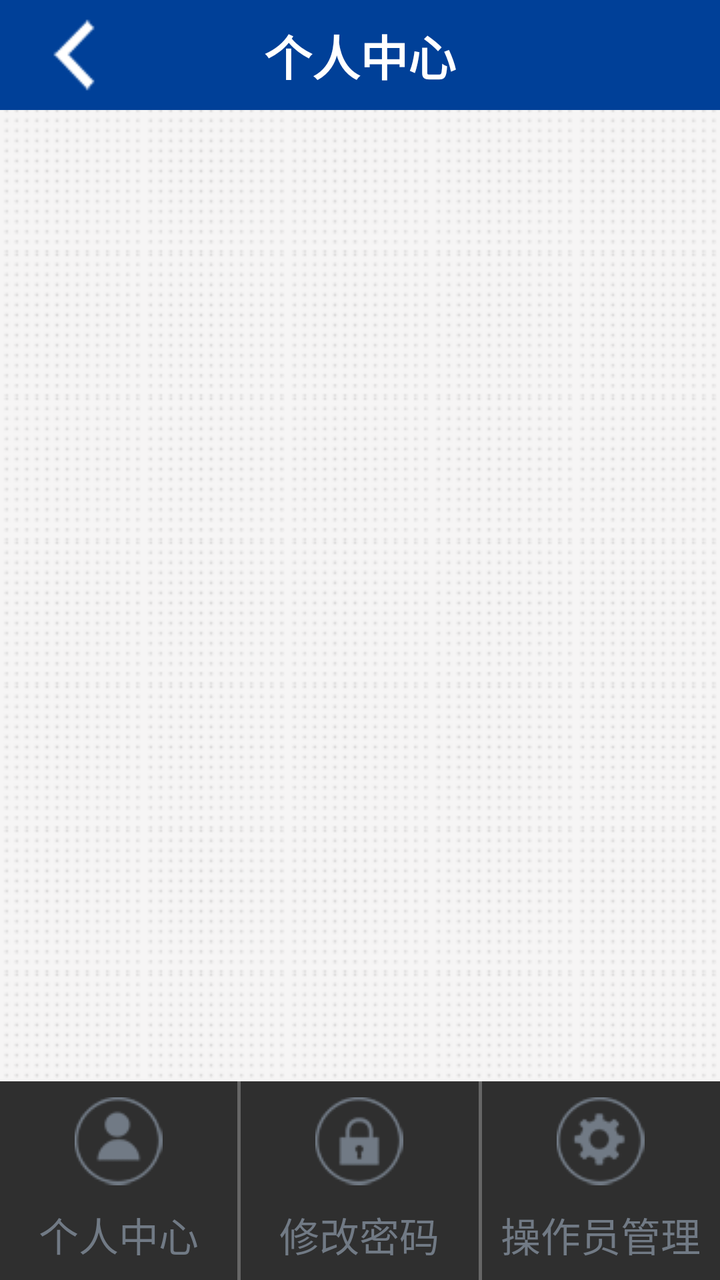
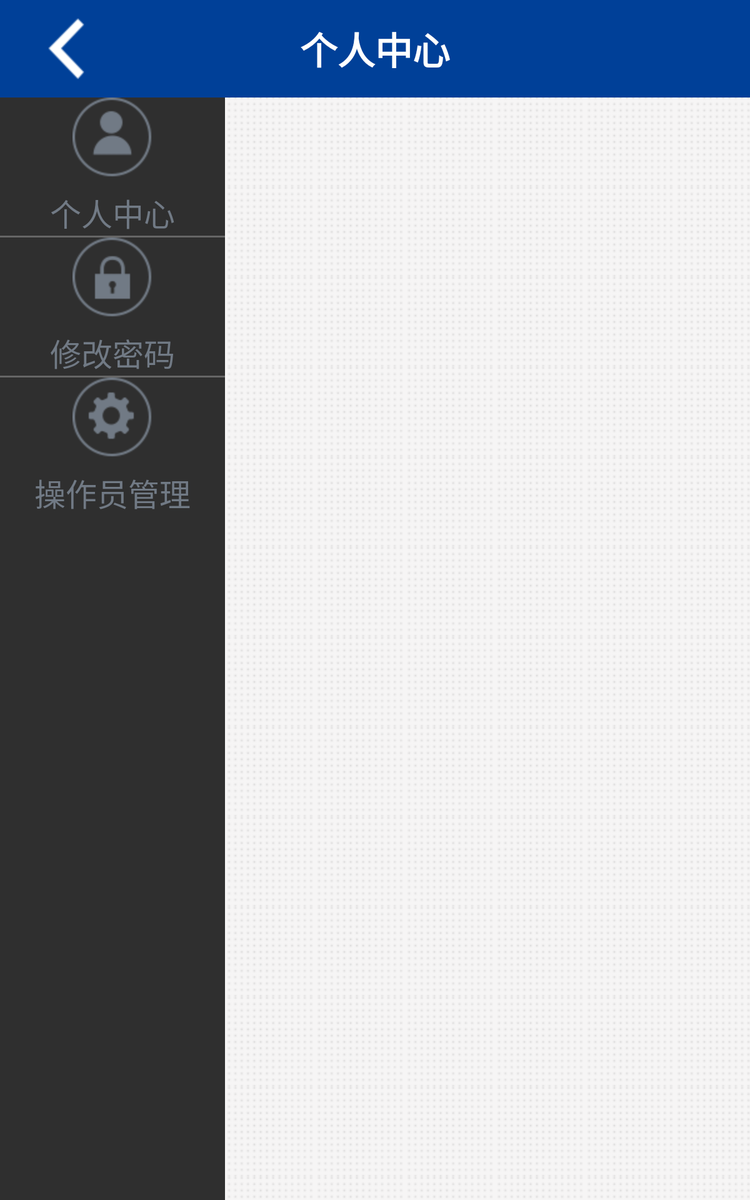

One screen, two layout resources from the same app: the default and the author's alternative for another configuration. Each is rendered where Android would select it; the XML of both is given below.
<!-- AndroidManifest.xml: application theme android:Theme.NoTitleBar.Fullscreen -->
<!-- res/layout/activity_user_center.xml -->
<?xml version="1.0" encoding="utf-8"?>
<LinearLayout xmlns:android="http://schemas.android.com/apk/res/android"
              android:layout_width="match_parent"
              android:layout_height="match_parent"
              android:orientation="vertical">

    <RelativeLayout
        android:layout_width="match_parent"
        android:layout_height="wrap_content"
        android:background="#004098">

        <ImageButton
            android:id="@+id/back_btn"
            android:layout_width="wrap_content"
            android:layout_height="wrap_content"
            android:background="@null"
            android:src="@drawable/selector_back_btn"/>


        <TextView
            android:id="@+id/title_show"
            android:layout_width="wrap_content"
            android:layout_height="wrap_content"
            android:layout_centerInParent="true"
            android:text="个人中心"
            android:textColor="@android:color/white"
            android:textSize="@dimen/font_large"
            android:textStyle="bold"/>

        <ImageButton
            android:id="@+id/add_oper_btn"
            android:layout_width="wrap_content"
            android:layout_height="wrap_content"
            android:layout_alignParentRight="true"
            android:background="@null"
            android:src="@drawable/selector_add_oper_btn"
            android:visibility="gone"/>
    </RelativeLayout>

    <FrameLayout
        android:id="@+id/frag_container"
        android:layout_width="match_parent"
        android:layout_height="0dp"
        android:layout_weight="1"
        android:background="@drawable/repeat_bg">
    </FrameLayout>

    <LinearLayout
        android:layout_width="match_parent"
        android:layout_height="wrap_content"
        android:background="#2f2f2f"
        android:orientation="vertical">

        <RadioGroup
            android:id="@+id/radio_group"
            android:layout_width="match_parent"
            android:layout_height="match_parent"
            android:layout_gravity="center_vertical"
            android:orientation="horizontal">

            <RadioButton
                android:id="@+id/user_center_btn"
                style="@style/UserCenterTabButton"
                android:drawableTop="@drawable/selector_user_center_btn"
                android:text="个人中心"/>

            <View
                android:layout_width="@dimen/common_divider_size"
                android:layout_height="match_parent"
                android:background="#666666"/>


            <RadioButton
                android:id="@+id/modify_pwd_btn"
                style="@style/UserCenterTabButton"
                android:drawableTop="@drawable/selector_modify_pwd_btn"
                android:text="修改密码"/>

            <View
                android:layout_width="@dimen/common_divider_size"
                android:layout_height="match_parent"
                android:background="#666666"/>

            <RadioButton
                android:id="@+id/oper_manag_btn"
                style="@style/UserCenterTabButton"
                android:drawableTop="@drawable/selector_oper_manager_btn"
                android:text="操作员管理"/>

        </RadioGroup>


    </LinearLayout>


</LinearLayout>
<!-- resources referenced by this layout -->
<resources>
  <dimen name="common_divider_size">1.5dp</dimen>
  <dimen name="font_large">24sp</dimen>
  <!-- drawable repeat_bg (drawable) -->
  <?xml version="1.0" encoding="utf-8"?>
  <bitmap xmlns:android="http://schemas.android.com/apk/res/android"
          android:src="@drawable/bg1"
          android:tileMode="repeat">
  
  </bitmap>
  <!-- drawable selector_add_oper_btn (drawable) -->
  <?xml version="1.0" encoding="utf-8"?>
  <selector xmlns:android="http://schemas.android.com/apk/res/android">
      <item android:drawable="@drawable/icon_add_pre" android:state_pressed="true"/>
      <item android:drawable="@drawable/icon_add" android:state_pressed="false"/>
  
  </selector>
  <!-- drawable selector_back_btn (drawable) -->
  <?xml version="1.0" encoding="utf-8"?>
  <selector xmlns:android="http://schemas.android.com/apk/res/android">
      <item android:drawable="@drawable/icon_back_pre" android:state_pressed="true"/>
      <item android:drawable="@drawable/icon_back" android:state_pressed="false"/>
  
  </selector>
  <!-- drawable selector_modify_pwd_btn (drawable) -->
  <?xml version="1.0" encoding="utf-8"?>
  <selector xmlns:android="http://schemas.android.com/apk/res/android">
  
      <item android:drawable="@drawable/icon_xgmm_pre" android:state_checked="true"/>
      <item android:drawable="@drawable/icon_xgmm" android:state_checked="false"/>
  
  </selector>
  <!-- drawable selector_oper_manager_btn (drawable) -->
  <?xml version="1.0" encoding="utf-8"?>
  <selector xmlns:android="http://schemas.android.com/apk/res/android">
  
      <item android:drawable="@drawable/icon_czygl_pre" android:state_checked="true"/>
      <item android:drawable="@drawable/icon_czygl" android:state_checked="false"/>
  
  </selector>
  <!-- drawable selector_user_center_btn (drawable) -->
  <?xml version="1.0" encoding="utf-8"?>
  <selector xmlns:android="http://schemas.android.com/apk/res/android">
  
      <item android:drawable="@drawable/icon_grzx_pre" android:state_checked="true"/>
      <item android:drawable="@drawable/icon_grzx" android:state_checked="false"/>
  </selector>
  <style name="UserCenterTabButton">
          <item name="android:layout_width">0dp</item>
          <item name="android:layout_height">wrap_content</item>
          <item name="android:layout_weight">1</item>
          <item name="android:drawablePadding">10dp</item>
          <item name="android:button">@null</item>
          <item name="android:textColor">@color/selector_user_center_radio_text</item>
          <item name="android:textSize">@dimen/font_medium</item>
          <item name="android:gravity">center</item>
          <item name="android:paddingTop">8dp</item>
          <item name="android:paddingBottom">8dp</item>
      </style>
  <!-- drawable bg1: png bitmap (drawable, 2572 bytes) -->
  <!-- drawable icon_add_pre: png bitmap (drawable, 3382 bytes) -->
  <!-- drawable icon_add: png bitmap (drawable, 3366 bytes) -->
  <!-- drawable icon_back_pre: png bitmap (drawable, 3355 bytes) -->
  <!-- drawable icon_back: png bitmap (drawable, 3342 bytes) -->
  <!-- drawable icon_xgmm_pre: png bitmap (drawable, 3984 bytes) -->
  <!-- drawable icon_xgmm: png bitmap (drawable, 3997 bytes) -->
  <!-- drawable icon_czygl_pre: png bitmap (drawable, 4155 bytes) -->
  <!-- drawable icon_czygl: png bitmap (drawable, 4175 bytes) -->
  <!-- drawable icon_grzx_pre: png bitmap (drawable, 4003 bytes) -->
  <!-- drawable icon_grzx: png bitmap (drawable, 4005 bytes) -->
  <dimen name="font_medium">20sp</dimen>
</resources>
<!-- res/layout-sw600dp/activity_user_center.xml (the author's variant of the layout above) -->
<!-- drawn on a 7-inch tablet held upright -->
<?xml version="1.0" encoding="utf-8"?>
<LinearLayout xmlns:android="http://schemas.android.com/apk/res/android"
              android:layout_width="match_parent"
              android:layout_height="match_parent"
              android:orientation="vertical">

    <RelativeLayout
        android:layout_width="match_parent"
        android:layout_height="wrap_content"
        android:background="#004098">

        <ImageButton
            android:id="@+id/back_btn"
            android:layout_width="wrap_content"
            android:layout_height="wrap_content"
            android:background="@null"
            android:src="@drawable/selector_back_btn"/>


        <TextView
            android:id="@+id/title_show"
            android:layout_width="wrap_content"
            android:layout_height="wrap_content"
            android:layout_centerInParent="true"
            android:text="个人中心"
            android:textColor="@android:color/white"
            android:textSize="@dimen/font_large"
            android:textStyle="bold"/>

        <ImageButton
            android:id="@+id/add_oper_btn"
            android:layout_width="wrap_content"
            android:layout_height="wrap_content"
            android:layout_alignParentRight="true"
            android:background="@null"
            android:src="@drawable/selector_add_oper_btn"
            android:visibility="gone"/>
    </RelativeLayout>

    <LinearLayout
        android:layout_width="match_parent"
        android:layout_height="wrap_content"
        android:layout_weight="1"
        android:background="#2f2f2f"
        android:orientation="horizontal">

        <RadioGroup
            android:id="@+id/radio_group"
            android:layout_width="@dimen/user_center_tab_width"
            android:layout_height="match_parent"
            android:layout_gravity="center_vertical"
            android:orientation="vertical">

            <RadioButton
                android:id="@+id/user_center_btn"
                android:layout_width="match_parent"
                android:layout_height="wrap_content"
                android:button="@null"
                android:drawablePadding="10dp"
                android:drawableTop="@drawable/selector_user_center_btn"
                android:gravity="center"
                android:text="个人中心"
                android:textColor="@color/selector_user_center_radio_text"
                android:textSize="@dimen/font_medium"/>

            <View
                android:layout_width="match_parent"
                android:layout_height="@dimen/common_divider_size"
                android:background="#666666"/>


            <RadioButton
                android:id="@+id/modify_pwd_btn"
                android:layout_width="match_parent"
                android:layout_height="wrap_content"
                android:button="@null"
                android:drawablePadding="10dp"
                android:drawableTop="@drawable/selector_modify_pwd_btn"

                android:gravity="center"
                android:text="修改密码"
                android:textColor="@color/selector_user_center_radio_text"
                android:textSize="@dimen/font_medium"/>

            <View
                android:layout_width="match_parent"
                android:layout_height="@dimen/common_divider_size"
                android:background="#666666"/>

            <RadioButton
                android:id="@+id/oper_manag_btn"
                android:layout_width="match_parent"
                android:layout_height="wrap_content"
                android:button="@null"
                android:drawablePadding="10dp"
                android:drawableTop="@drawable/selector_oper_manager_btn"
                android:gravity="center"
                android:text="操作员管理"
                android:textColor="@color/selector_user_center_radio_text"
                android:textSize="@dimen/font_medium"/>

        </RadioGroup>


        <FrameLayout
            android:id="@+id/frag_container"
            android:layout_width="0dp"
            android:layout_height="match_parent"
            android:layout_weight="1"
            android:background="@drawable/repeat_bg">

        </FrameLayout>


    </LinearLayout>


</LinearLayout>
<!-- resources referenced by the variant -->
<!-- as a 7-inch tablet held upright resolves them -->
<resources>
  <dimen name="common_divider_size">1.5dp</dimen>
  <!-- from res/values-sw600dp/ -->
  <dimen name="font_large">30sp</dimen>
  <!-- from res/values-sw600dp/ -->
  <dimen name="font_medium">25sp</dimen>
  <!-- from res/values-sw600dp/ -->
  <dimen name="user_center_tab_width">180dp</dimen>
  <!-- drawable repeat_bg (drawable) -->
  <?xml version="1.0" encoding="utf-8"?>
  <bitmap xmlns:android="http://schemas.android.com/apk/res/android"
          android:src="@drawable/bg1"
          android:tileMode="repeat">
  
  </bitmap>
  <!-- drawable selector_add_oper_btn (drawable) -->
  <?xml version="1.0" encoding="utf-8"?>
  <selector xmlns:android="http://schemas.android.com/apk/res/android">
      <item android:drawable="@drawable/icon_add_pre" android:state_pressed="true"/>
      <item android:drawable="@drawable/icon_add" android:state_pressed="false"/>
  
  </selector>
  <!-- drawable selector_back_btn (drawable) -->
  <?xml version="1.0" encoding="utf-8"?>
  <selector xmlns:android="http://schemas.android.com/apk/res/android">
      <item android:drawable="@drawable/icon_back_pre" android:state_pressed="true"/>
      <item android:drawable="@drawable/icon_back" android:state_pressed="false"/>
  
  </selector>
  <!-- drawable selector_modify_pwd_btn (drawable) -->
  <?xml version="1.0" encoding="utf-8"?>
  <selector xmlns:android="http://schemas.android.com/apk/res/android">
  
      <item android:drawable="@drawable/icon_xgmm_pre" android:state_checked="true"/>
      <item android:drawable="@drawable/icon_xgmm" android:state_checked="false"/>
  
  </selector>
  <!-- drawable selector_oper_manager_btn (drawable) -->
  <?xml version="1.0" encoding="utf-8"?>
  <selector xmlns:android="http://schemas.android.com/apk/res/android">
  
      <item android:drawable="@drawable/icon_czygl_pre" android:state_checked="true"/>
      <item android:drawable="@drawable/icon_czygl" android:state_checked="false"/>
  
  </selector>
  <!-- drawable selector_user_center_btn (drawable) -->
  <?xml version="1.0" encoding="utf-8"?>
  <selector xmlns:android="http://schemas.android.com/apk/res/android">
  
      <item android:drawable="@drawable/icon_grzx_pre" android:state_checked="true"/>
      <item android:drawable="@drawable/icon_grzx" android:state_checked="false"/>
  </selector>
  <!-- drawable bg1: png bitmap (drawable, 2572 bytes) -->
  <!-- drawable icon_add_pre: png bitmap (drawable, 3382 bytes) -->
  <!-- drawable icon_add: png bitmap (drawable, 3366 bytes) -->
  <!-- drawable icon_back_pre: png bitmap (drawable, 3355 bytes) -->
  <!-- drawable icon_back: png bitmap (drawable, 3342 bytes) -->
  <!-- drawable icon_xgmm_pre: png bitmap (drawable, 3984 bytes) -->
  <!-- drawable icon_xgmm: png bitmap (drawable, 3997 bytes) -->
  <!-- drawable icon_czygl_pre: png bitmap (drawable, 4155 bytes) -->
  <!-- drawable icon_czygl: png bitmap (drawable, 4175 bytes) -->
  <!-- drawable icon_grzx_pre: png bitmap (drawable, 4003 bytes) -->
  <!-- drawable icon_grzx: png bitmap (drawable, 4005 bytes) -->
</resources>
